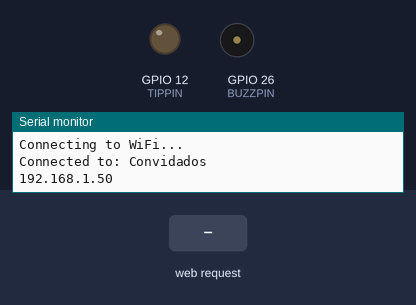
Simulated run of this sketch. Board: ESP32. Parts: output pins drawn as LEDs (lit = HIGH), buzzer (waves = sounding), the last lines printed to the serial monitor. The test bench sets the inputs (shaded band). WiFi joins after 1.5 s; servers stay silent unless stated.

Above: at 4.7 s.
4.8 s: HTTP request GET /power received
At 5.3 s:
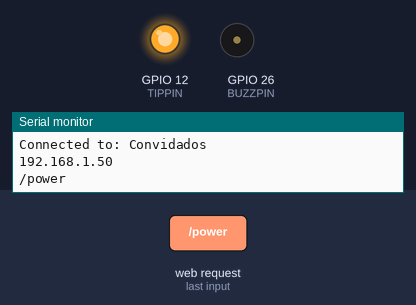
6.3 s: HTTP request GET /off received
At 7.3 s:
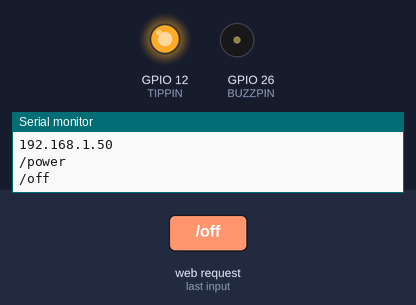
Timing chart, 0 to 12.8 s (numbered marks = the images above; inputs shaded):
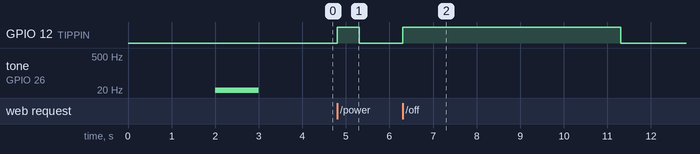

The sketch:

main.ino
```cpp
#include <WiFi.h>
#include <AsyncTCP.h>
#include <ESPAsyncWebServer.h>

#define TIPPIN 12
#define BUZZPIN 26

AsyncWebServer server(80);

const char* ssid = "Convidados";
const char* password = "";

const int numAttemps = 10;

const char* hotSsid = "ESP32";
const char* hotPassword = "12345678";

const char * htmlCode = R"(
  <html>
    <head>
      <title>ESP32 interface</title>

      <style>
        .button{
          width: 70px;
          height: 60px;
          font-size: large;
          border-radius: 12px;
          color: black;

          font-weight: bold;
        }

        #bPower{background-color: #5adbb5;}
        #bOff{background-color: #ffbd03;}
      </style>

  </head>
      <body>
          <br>
          <button onclick='powerHandler()' class='button' id='bPower'>
              <svg width='50px' height='50px' viewBox='0 0 24 24' fill='none' xmlns='http://www.w3.org/2000/svg'>
                  <path d='M16.6582 9.28638C18.098 10.1862 18.8178 10.6361 19.0647 11.2122C19.2803 11.7152 19.2803 12.2847 19.0647 12.7878C18.8178 13.3638 18.098 13.8137
                  16.6582 14.7136L9.896 18.94C8.29805 19.9387 7.49907 20.4381 6.83973 20.385C6.26501 20.3388
                  5.73818 20.0469 5.3944 19.584C5 19.053 5 18.1108 5 16.2264V7.77357C5 5.88919 5 4.94701
                  5.3944 4.41598C5.73818 3.9531 6.26501 3.66111 6.83973 3.6149C7.49907 3.5619 8.29805 4.06126 9.896
                  5.05998L16.6582 9.28638Z' stroke='#000000' stroke-width='2' stroke-linejoin='round'/>
              </svg>
          </button>
          <br><br>
          <button onclick='offHandler()' class='button' id='bOff'>
              <svg width='60px' height='60px' viewBox='-0.5 0 25 25' fill='none' xmlns='http://www.w3.org/2000/svg'>
                  <path id='Vector' d='M5 8.2002V15.8002C5 16.9203 5 17.4796 5.21799 17.9074C5.40973 18.2837 5.71547 18.5905 6.0918 18.7822C6.5192
                  19 7.07899 19 8.19691 19H15.8036C16.9215 19 17.4805 19 17.9079 18.7822C18.2842 18.5905 18.5905 18.2837 18.7822 17.9074C19 17.48 19
                  16.921 19 15.8031V8.19691C19 7.07899 19 6.5192 18.7822 6.0918C18.5905 5.71547 18.2842 5.40973 17.9079 5.21799C17.4801 5 16.9203 5
                  15.8002 5H8.2002C7.08009 5 6.51962 5 6.0918 5.21799C5.71547 5.40973 5.40973 5.71547 5.21799 6.0918C5 6.51962 5 7.08009 5 8.2002Z'
                  stroke='#000000' stroke-width='2' stroke-linecap='round' stroke-linejoin='round'/>
              </svg>
          </button>
          <br><br><br>
          <h2 id='message'></h1>

          <script>
              function powerHandler(){
                  bGeneral();
                  setTimeout(() => window.location.href = '/power', 2000);
              }

              function offHandler(){
                  if (window.confirm("Are you sure that you want to force your computer to shutdown?")){
                      bGeneral();
                      setTimeout(() => window.location.href = '/off', 2000);
                  } else {
                      window.alert("That was close!");
                  }
              }

              function bGeneral(){
                  document.getElementById('message').innerHTML = "Command sent, please stand by";
                  document.getElementById('bPower').disabled = true;
                  document.getElementById('bOff').disabled = true;
              }
          </script>
      </body>
  </html>
)";


void setup() {
  pinMode(TIPPIN, OUTPUT);
  Serial.begin(115200);

  Serial.print("Connecting to ");
  Serial.println(ssid);
  WiFi.begin(ssid, password);

  int i = 0;
  bool hotSpot = false;

  while (WiFi.status() != WL_CONNECTED && i < numAttemps) {
    delay(1000);
    Serial.println("Connecting to WiFi...");
    i++;
  }

  if (WiFi.status() == WL_CONNECTED){
    Serial.print("Connected to: ");
    Serial.println(ssid);
    Serial.println(WiFi.localIP());
    tone(BUZZPIN, 1, 1000);
  } else {
    Serial.print("Failed to connect to: ");
    Serial.println(ssid);
    Serial.println("Starting the hotspot.");
    hotSpot = true;
  }

  if (hotSpot){
    WiFi.softAP(hotSsid, hotPassword);
    Serial.println("Access Point started");
    delay(1000);

    Serial.println(WiFi.softAPIP());

    tone(BUZZPIN, 1, 200);
    delay(400);
    tone(BUZZPIN, 1, 200);
  }


  server.on("/", HTTP_GET, [](AsyncWebServerRequest *request){
    Serial.println("Website loaded on client device");
    request->send(200, "text/html", htmlCode);
  });


  server.on("/power", HTTP_GET, [](AsyncWebServerRequest *request){
    Serial.println("/power");

    analogWrite(TIPPIN, 255);
    delay(500);
    analogWrite(TIPPIN, 0);

    request->redirect("/");
  });


  server.on("/off", HTTP_GET, [](AsyncWebServerRequest *request){
      Serial.println("/off");

      analogWrite(TIPPIN, 255);
      delay(5000);
      analogWrite(TIPPIN, 0);

      request->redirect("/");
  });


  server.begin();

}

void loop() {

}
```

Measured:
- after the input at 4.8 s, GPIO 12 (TIPPIN): LOW → HIGH at once, → LOW 0.50 s later
- after the input at 6.3 s, GPIO 12 (TIPPIN): LOW → HIGH at once, → LOW 5.0 s later
